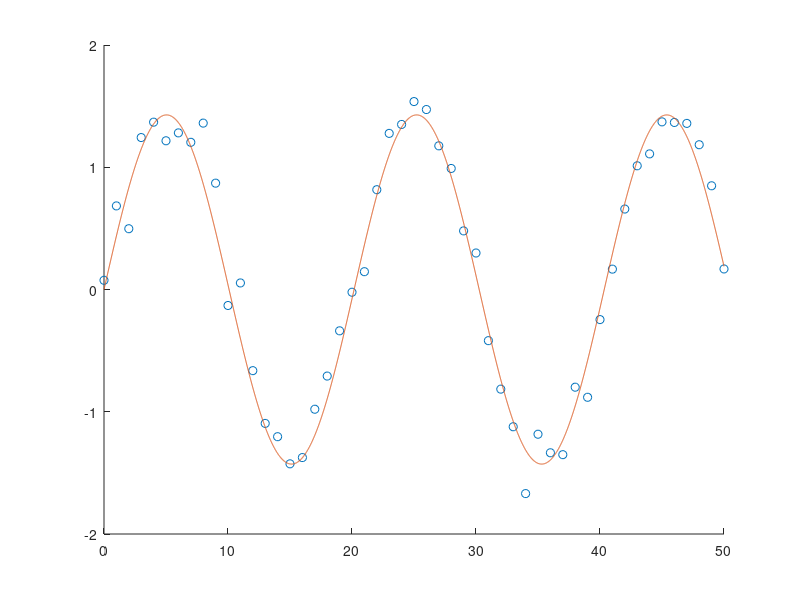

This chart was generated by the following MATLAB code:

x = [0.0000000e+00, 1.0000000e+00, 2.0000000e+00, 3.0000000e+00, 4.0000000e+00, 5.0000000e+00, 6.0000000e+00, 7.0000000e+00, 8.0000000e+00, 9.0000000e+00, 1.0000000e+01, 1.1000000e+01, 1.2000000e+01, 1.3000000e+01, 1.4000000e+01, 1.5000000e+01, 1.6000000e+01, 1.7000000e+01, 1.8000000e+01, 1.9000000e+01, 2.0000000e+01, 2.1000000e+01, 2.2000000e+01, 2.3000000e+01, 2.4000000e+01, 2.5000000e+01, 2.6000000e+01, 2.7000000e+01, 2.8000000e+01, 2.9000000e+01, 3.0000000e+01, 3.1000000e+01, 3.2000000e+01, 3.3000000e+01, 3.4000000e+01, 3.5000000e+01, 3.6000000e+01, 3.7000000e+01, 3.8000000e+01, 3.9000000e+01, 4.0000000e+01, 4.1000000e+01, 4.2000000e+01, 4.3000000e+01, 4.4000000e+01, 4.5000000e+01, 4.6000000e+01, 4.7000000e+01, 4.8000000e+01, 4.9000000e+01, 5.0000000e+01];
y = [7.5273400e-02,6.8382599e-01,4.9721066e-01,1.2429722e+00,1.3687247e+00,1.2166209e+00,1.2811569e+00,1.2040664e+00,1.3610995e+00,8.6987204e-01,-1.3077124e-01,5.3614681e-02,-6.6381087e-01,-1.0953233e+00,-1.2039811e+00,-1.4259715e+00,-1.3746812e+00,-9.7937269e-01,-7.0804611e-01,-3.3797870e-01,-2.2315565e-02,1.4577675e-01,8.1637526e-01,1.2770770e+00,1.3501821e+00,1.5372953e+00,1.4721584e+00,1.1752252e+00,9.9007401e-01,4.7947305e-01,2.9861158e-01,-4.1842051e-01,-8.1495970e-01,-1.1227081e+00,-1.6694117e+00,-1.1838186e+00,-1.3355909e+00,-1.3510673e+00,-7.9906991e-01,-8.8159195e-01,-2.4615979e-01,1.6658790e-01,6.5821197e-01,1.0119669e+00,1.1094290e+00,1.3713423e+00,1.3663686e+00,1.3587725e+00,1.1842346e+00,8.4845449e-01,1.6814308e-01];

% f = 2*sin(0.3195*x);
% plot(x, y, 'o', x, f)


w=0:0.001:0.5;
F=zeros(1,length(w));
W = 0;
for k=1:length(w)
    s1=sum(y.*sin(w(k).*x));
    s2=sum((sin(w(k).*x)).^2);
    s3=sum(y.*cos(w(k).*x));
    s4=sum(sin(w(k).*x).*cos(w(k).*x));
    F(k)=(s1*s4-s2*s3)-50;
    for l = 1:length(w)-1
        if W == 0
            if F(l)*F(l+1) < 0
                W = (w(l)+w(l+1))/2;
            end
        end
    end
%plot(w,F);
hold on
%z = w.*0;
% plot(w, z)
end

s12 = sum(y.*sin(W.*x));
s22 = sum(sin(W.*x).^2);
A = s12/s22;

x_true = 0:0.01:50;
y_true = A*sin(W.*x_true);
plot(x,y, 'o', x_true,y_true)



